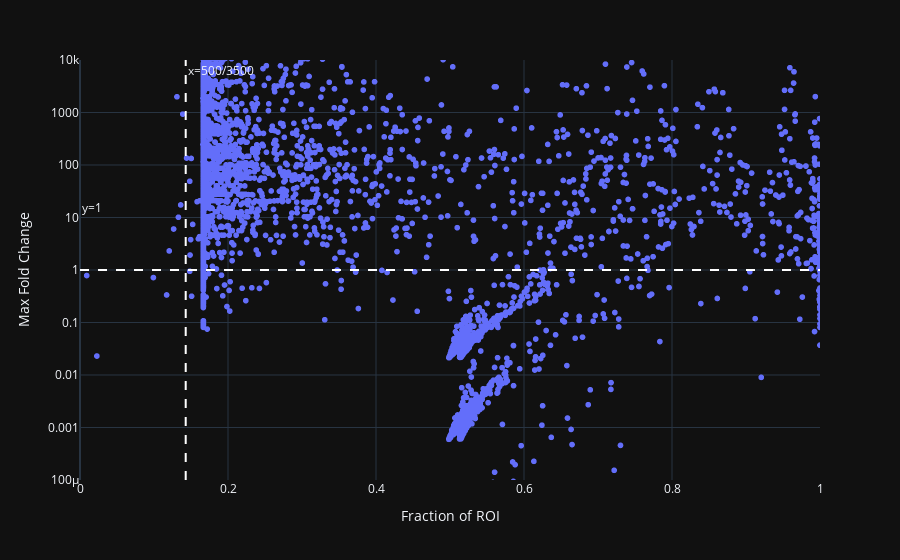

Write notebook code for a chart like this one.
### Code cell
fig = px.scatter(df, x="roi_frac", y="roi_fold_change", log_y=True)
# add a line at y=1
fig.add_hline(y=1, line_dash="dash", line_color="white", annotation_text="y=1", annotation_position="top left")
# add vertical line at x=500/3500
fig.add_vline(x=500/3500, line_dash="dash", line_color="white", annotation_text="x=500/3500", annotation_position="top right")
# set axis limits
fig.update_xaxes(title_text="Fraction of ROI", range=[0, 1])
fig.update_yaxes(title_text="Max Fold Change", range=[-4, 4])

fig.show()

### Figure 1 — Plotly figure (JSON) as saved in the notebook; plotly's stock layout.template omitted (floating-point values rounded to 4 significant figures; data arrays with more than 128 entries replaced by an {"elided": "..."} marker saying what was removed)
{"data": [{"hovertemplate": "roi_frac=%{x}<br>roi_fold_change=%{y}<extra></extra>", "legendgroup": "", "marker": {"color": "#636efa", "symbol": "circle"}, "mode": "markers", "name": "", "showlegend": false, "x": {"elided": "27232 float values"}, "xaxis": "x", "y": {"elided": "27232 float values"}, "yaxis": "y", "type": "scattergl"}], "layout": {"xaxis": {"anchor": "y", "domain": [0.0, 1.0], "title": {"text": "Fraction of ROI"}, "range": [0, 1]}, "yaxis": {"anchor": "x", "domain": [0.0, 1.0], "title": {"text": "Max Fold Change"}, "type": "log", "range": [-4, 4]}, "legend": {"tracegroupgap": 0}, "margin": {"t": 60}, "shapes": [{"line": {"color": "white", "dash": "dash"}, "type": "line", "x0": 0, "x1": 1, "xref": "x domain", "y0": 1, "y1": 1, "yref": "y"}, {"line": {"color": "white", "dash": "dash"}, "type": "line", "x0": 0.1429, "x1": 0.1429, "xref": "x", "y0": 0, "y1": 1, "yref": "y domain"}], "annotations": [{"showarrow": false, "text": "y=1", "x": 0, "xanchor": "left", "xref": "x domain", "y": 1, "yanchor": "bottom", "yref": "y"}, {"showarrow": false, "text": "x=500/3500", "x": 0.1429, "xanchor": "left", "xref": "x", "y": 1, "yanchor": "top", "yref": "y domain"}]}}
